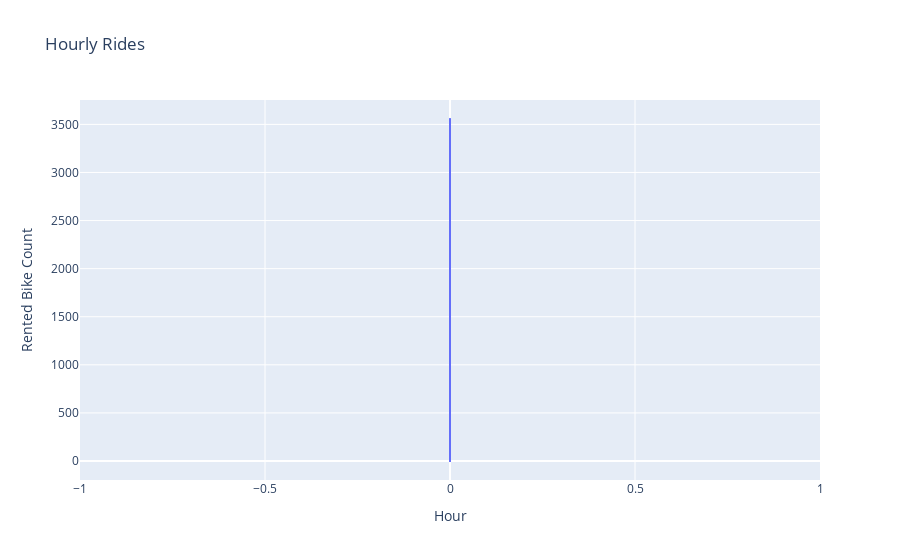

Source (notebook cell):
### Code cell
import pandas as pd
import matplotlib.pyplot as plt
import seaborn as sns
import plotly.express as px
# Correct path format for Windows
data = pd.read_csv("C:/Users/madha/Desktop/scripts/SeoulBikeData.csv",encoding='latin1')

print(data.head())  # View the first few rows
print(data.info())  # Column types and non-null counts
print(data.describe())  # Statistical summary of numeric columns
print(data.isnull().sum())
data.dropna(inplace=True)  # Example: Remove rows with missing values
data['Date'] = pd.to_datetime(data['Date'],dayfirst=True)
data['Hour'] = data['Date'].dt.hour
data['DayOfWeek'] = data['Date'].dt.dayofweek
data['Month'] = data['Date'].dt.month
# Normalize wind speed to km/h (assume the column name is 'Wind speed')
if 'Wind speed (m/s)' in data.columns:  # Check if 'Wind speed' column exists
    data['Wind speed (km/h)'] = data['Wind speed (m/s)'] * 3.6
    print("Wind speed converted to km/h.")
else:
    print("Column 'Wind speed' not found in the dataset.")
print(data.head())

data.groupby('Hour')['Rented Bike Count'].sum().plot(kind='bar', title='Rides by Hour')
plt.show()
data.groupby('DayOfWeek')['Rented Bike Count'].sum().plot(kind='bar', title='Rides by Week')
plt.show()
data.groupby('Month')['Rented Bike Count'].sum().plot(kind='line', title='Rides by Month')
plt.show()
data.groupby('Seasons')['Rented Bike Count'].sum().plot(kind='line', title='Rides by Month')
plt.show()
sns.scatterplot(data=data, x='Temperature(°C)', y='Rented Bike Count')
sns.scatterplot(data=data, x='Rainfall(mm)', y='Rented Bike Count')
sns.scatterplot(data=data, x='Snowfall (cm)', y='Rented Bike Count')
sns.barplot(data=data, x='DayOfWeek', y='Rented Bike Count')


fig = px.line(data, x='Hour', y='Rented Bike Count', title='Hourly Rides')
fig.show()

### Figure 1 — Plotly figure (JSON) as saved in the notebook; plotly's stock layout.template omitted (floating-point values rounded to 4 significant figures; data arrays with more than 128 entries replaced by an {"elided": "..."} marker saying what was removed)
{"data": [{"hovertemplate": "Hour=%{x}<br>Rented Bike Count=%{y}<extra></extra>", "legendgroup": "", "line": {"color": "#636efa", "dash": "solid"}, "marker": {"symbol": "circle"}, "mode": "lines", "name": "", "showlegend": false, "type": "scattergl", "x": {"elided": "8760 int values"}, "xaxis": "x", "y": {"elided": "8760 int values"}, "yaxis": "y"}], "layout": {"legend": {"tracegroupgap": 0}, "title": {"text": "Hourly Rides"}, "xaxis": {"anchor": "y", "domain": [0, 1], "title": {"text": "Hour"}}, "yaxis": {"anchor": "x", "domain": [0, 1], "title": {"text": "Rented Bike Count"}}}}
